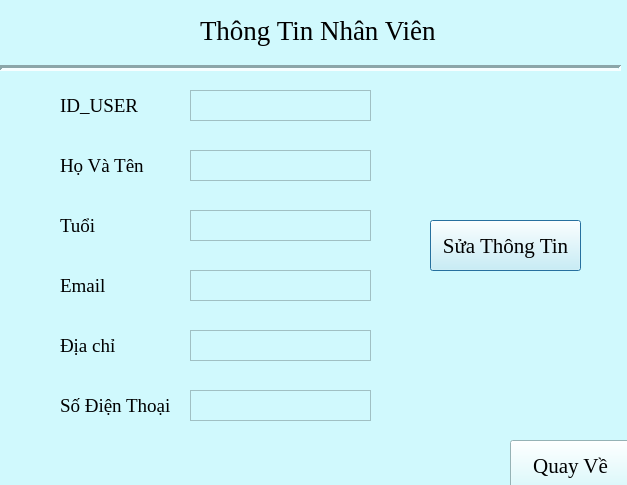
<?xml version="1.0" encoding="UTF-8"?>
<ui version="4.0">
 <class>Dialog</class>
 <widget class="QDialog" name="Dialog">
  <property name="geometry">
   <rect>
    <x>0</x>
    <y>0</y>
    <width>627</width>
    <height>485</height>
   </rect>
  </property>
  <property name="windowTitle">
   <string>Dialog</string>
  </property>
  <property name="styleSheet">
   <string notr="true">background-color: #D0F9FD;</string>
  </property>
  <widget class="QLabel" name="label">
   <property name="geometry">
    <rect>
     <x>200</x>
     <y>10</y>
     <width>281</width>
     <height>41</height>
    </rect>
   </property>
   <property name="font">
    <font>
     <family>Times New Roman</family>
     <pointsize>20</pointsize>
    </font>
   </property>
   <property name="text">
    <string>Thông Tin Nhân Viên</string>
   </property>
  </widget>
  <widget class="QLabel" name="Favicon">
   <property name="geometry">
    <rect>
     <x>40</x>
     <y>0</y>
     <width>71</width>
     <height>61</height>
    </rect>
   </property>
   <property name="text">
    <string/>
   </property>
  </widget>
  <widget class="Line" name="line">
   <property name="geometry">
    <rect>
     <x>0</x>
     <y>60</y>
     <width>621</width>
     <height>16</height>
    </rect>
   </property>
   <property name="lineWidth">
    <number>3</number>
   </property>
   <property name="orientation">
    <enum>Qt::Horizontal</enum>
   </property>
  </widget>
  <widget class="QLabel" name="label_2">
   <property name="geometry">
    <rect>
     <x>60</x>
     <y>90</y>
     <width>91</width>
     <height>31</height>
    </rect>
   </property>
   <property name="font">
    <font>
     <family>Times New Roman</family>
     <pointsize>14</pointsize>
    </font>
   </property>
   <property name="text">
    <string>ID_USER</string>
   </property>
  </widget>
  <widget class="QLabel" name="label_3">
   <property name="geometry">
    <rect>
     <x>60</x>
     <y>150</y>
     <width>91</width>
     <height>31</height>
    </rect>
   </property>
   <property name="font">
    <font>
     <family>Times New Roman</family>
     <pointsize>14</pointsize>
    </font>
   </property>
   <property name="text">
    <string>Họ Và Tên</string>
   </property>
  </widget>
  <widget class="QLabel" name="label_4">
   <property name="geometry">
    <rect>
     <x>60</x>
     <y>210</y>
     <width>51</width>
     <height>31</height>
    </rect>
   </property>
   <property name="font">
    <font>
     <family>Times New Roman</family>
     <pointsize>14</pointsize>
    </font>
   </property>
   <property name="text">
    <string>Tuổi</string>
   </property>
  </widget>
  <widget class="QLabel" name="label_5">
   <property name="geometry">
    <rect>
     <x>60</x>
     <y>270</y>
     <width>51</width>
     <height>31</height>
    </rect>
   </property>
   <property name="font">
    <font>
     <family>Times New Roman</family>
     <pointsize>14</pointsize>
    </font>
   </property>
   <property name="text">
    <string>Email</string>
   </property>
  </widget>
  <widget class="QLabel" name="label_6">
   <property name="geometry">
    <rect>
     <x>60</x>
     <y>330</y>
     <width>71</width>
     <height>31</height>
    </rect>
   </property>
   <property name="font">
    <font>
     <family>Times New Roman</family>
     <pointsize>14</pointsize>
    </font>
   </property>
   <property name="text">
    <string>Địa chỉ</string>
   </property>
  </widget>
  <widget class="QLabel" name="label_7">
   <property name="geometry">
    <rect>
     <x>60</x>
     <y>390</y>
     <width>111</width>
     <height>31</height>
    </rect>
   </property>
   <property name="font">
    <font>
     <family>Times New Roman</family>
     <pointsize>14</pointsize>
    </font>
   </property>
   <property name="text">
    <string>Số Điện Thoại</string>
   </property>
  </widget>
  <widget class="QTextEdit" name="txtID">
   <property name="geometry">
    <rect>
     <x>190</x>
     <y>90</y>
     <width>181</width>
     <height>31</height>
    </rect>
   </property>
  </widget>
  <widget class="QTextEdit" name="txtHoVaTen">
   <property name="geometry">
    <rect>
     <x>190</x>
     <y>150</y>
     <width>181</width>
     <height>31</height>
    </rect>
   </property>
  </widget>
  <widget class="QTextEdit" name="txtTuoi">
   <property name="geometry">
    <rect>
     <x>190</x>
     <y>210</y>
     <width>181</width>
     <height>31</height>
    </rect>
   </property>
  </widget>
  <widget class="QTextEdit" name="txtEmail">
   <property name="geometry">
    <rect>
     <x>190</x>
     <y>270</y>
     <width>181</width>
     <height>31</height>
    </rect>
   </property>
  </widget>
  <widget class="QTextEdit" name="txtDiaChi">
   <property name="geometry">
    <rect>
     <x>190</x>
     <y>330</y>
     <width>181</width>
     <height>31</height>
    </rect>
   </property>
  </widget>
  <widget class="QTextEdit" name="txtSoDienThoai">
   <property name="geometry">
    <rect>
     <x>190</x>
     <y>390</y>
     <width>181</width>
     <height>31</height>
    </rect>
   </property>
  </widget>
  <widget class="QPushButton" name="btnSuaThongTin">
   <property name="geometry">
    <rect>
     <x>430</x>
     <y>220</y>
     <width>151</width>
     <height>51</height>
    </rect>
   </property>
   <property name="font">
    <font>
     <family>Times New Roman</family>
     <pointsize>16</pointsize>
    </font>
   </property>
   <property name="text">
    <string>Sửa Thông Tin</string>
   </property>
  </widget>
  <widget class="QPushButton" name="pushButton_2">
   <property name="geometry">
    <rect>
     <x>510</x>
     <y>440</y>
     <width>121</width>
     <height>51</height>
    </rect>
   </property>
   <property name="font">
    <font>
     <family>Times New Roman</family>
     <pointsize>16</pointsize>
    </font>
   </property>
   <property name="text">
    <string>Quay Về</string>
   </property>
  </widget>
 </widget>
 <resources/>
 <connections/>
</ui>
